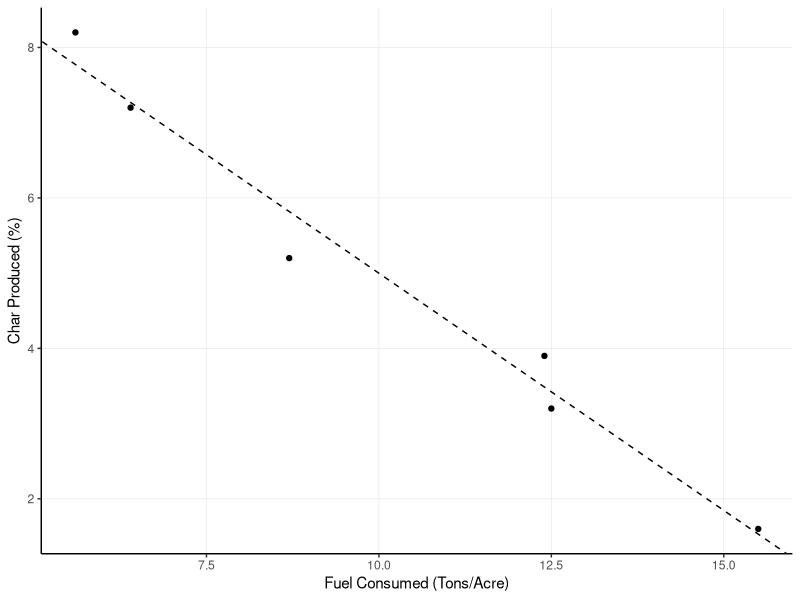

The R script that drew this image: (Note: this script raises an error after producing the figure.)
################################################################################
# This script calculates the coefficients for charcoal production based on fuel 
# consumed as part of the California Biopower Impact Project.
#
# Author: Micah Wright, Humboldt State University
################################################################################

# load ggplot and define theme
library(ggplot2)

theme_set(theme_classic() + 
                  theme(panel.grid.major = element_line(color = "grey90",
                                                        size = 0.2),
                        strip.background = element_blank()))

# define data
# values taken from figure 3 in Pingree et al. 2012 "Long and Short-Term Effects
# of Fire on Soil Charcoal of a Conifer Forest in Southwest Oregon"
chrcl <- data.frame(fuel_consumed_tonsAcre = c(15.5,
                                               12.5,
                                               12.4,
                                               8.7,
                                               6.4,
                                               5.6),
                    char_produced_percent = c(1.6,
                                              3.2,
                                              3.9,
                                              5.2,
                                              7.2,
                                              8.2))

# model
chrcl_mod <- lm(char_produced_percent ~ fuel_consumed_tonsAcre, data = chrcl)

# look at the summary
summary(chrcl_mod)

# get coefficients
chrcl_coef <- coef(chrcl_mod)

chrcl_coef

# plot results
ggplot(chrcl, aes(fuel_consumed_tonsAcre, char_produced_percent)) +
        geom_point() +
        labs(x = "Fuel Consumed (Tons/Acre)",
             y = "Char Produced (%)") +
        geom_abline(intercept = chrcl_coef["(Intercept)"],
                    slope = chrcl_coef["fuel_consumed_tonsAcre"],
                    lty = 2) + 
        ggsave("figures/char_mod.png",
               width = 6, height = 4)

# save
saveRDS(chrcl_coef, "data/Other/charcoal/chrcl_coef.rds")
